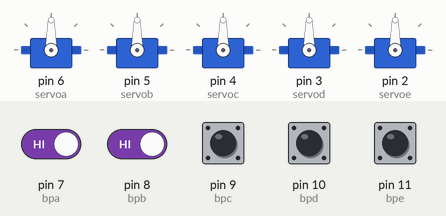
Simulated run of this sketch. Board: Arduino Uno, built with avr-gcc and run on an emulated ATmega328P. Parts: 5 × servo. Inputs (shaded band) come from the test bench; at power-on: pin 7 (bpa), pin 8 (bpb), pin 9 (bpc), pin 10 (bpd), pin 11 (bpe) HIGH.

Above: at 1.2 s.
1.3 s: pin 7 (bpa) driven LOW and pin 8 (bpb) driven LOW
At 5.6 s:
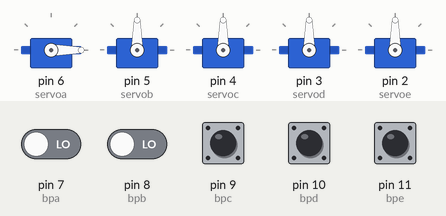
9.3 s: pin 7 (bpa) driven HIGH
At 10.2 s:
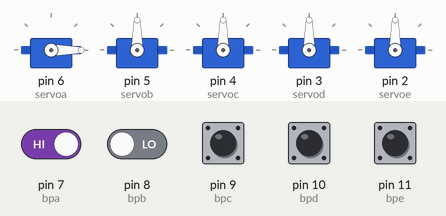
10.8 s: pin 7 (bpa) driven LOW
At 14.4 s:
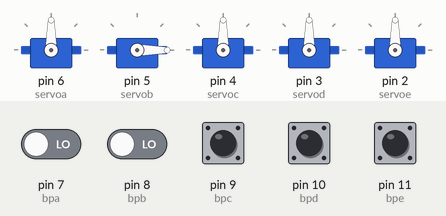
Timing chart, 0 to 18.8 s (numbered marks = the images above; inputs shaded):
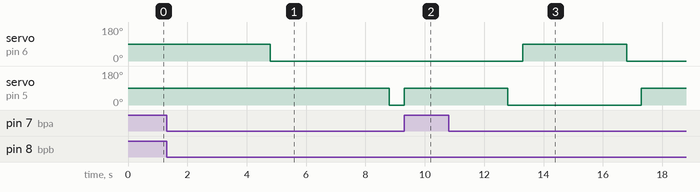

The sketch:

multiservobutton0.1.ino
```cpp
#include <Servo.h>
Servo servoa;
Servo servob;
Servo servoc;
Servo servod;
Servo servoe;

const int bpa = 7;
const int bpb = 8;
const int bpc = 9;
const int bpd = 10;
const int bpe = 11;
int statebpa = 0;
int statebpb = 0;
int statebpc = 0;
int statebpd = 0;
int statebpe = 0;

void setup() {
  servoa.attach(6, 100, 200);  /// Porte battante 1 salon
  servob.attach(5, 100, 200);  /// Porte battante 2 chambre pARENT
  servoc.attach(4, 100, 200);  /// Porte battante 3 CHAMBRE Enfant
  servod.attach(3, 100, 200);  /// Porte battante 4 cuisne barza
  servoe.attach(2, 100, 200);  /// Porte battante 5 cuisine couloir
  pinMode(bpa,INPUT);
  pinMode(bpb,INPUT);
  pinMode(bpc,INPUT);
  pinMode(bpd,INPUT);
  pinMode(bpe,INPUT);

}

void loop() {
  statebpa = digitalRead(bpa);
  statebpb = digitalRead(bpb);
  statebpc = digitalRead(bpc);
  statebpd = digitalRead(bpd);
  statebpe = digitalRead(bpe);

  if (statebpa == LOW){
    servoa.write(90);
      delay(3500);
    servoa.write(-90);
      delay(500);
    }

  if (statebpb == LOW){
    servob.write(90);
      delay(3500);
    servob.write(-90);
      delay(500);
    }
  if (statebpc == LOW){
    servoc.write(90);
      delay(3500);
    servoc.write(-90);
      delay(500);
    }
  if (statebpd == LOW){
    servod.write(90);
      delay(3500);
    servod.write(-90);
      delay(500);
    }

  if (statebpe == LOW){
    servoe.write(90);
      delay(3500);
    servoe.write(-90);
      delay(500);
    }
}
```

Measured:
- after the input at 1.3 s, servo on pin 6 (servoa): 90° → 0° after 3.5 s; servo on pin 5 (servob): 90° → 0° after 7.5 s
- after the input at 9.3 s, servo on pin 6 (servoa): stays 0° (without the input it goes to 90° after 0.00 s); servo on pin 5 (servob): 0° → 90° at once
- after the input at 10.8 s, servo on pin 6 (servoa): 0° → 90° after 2.5 s, → 0° 3.5 s later
